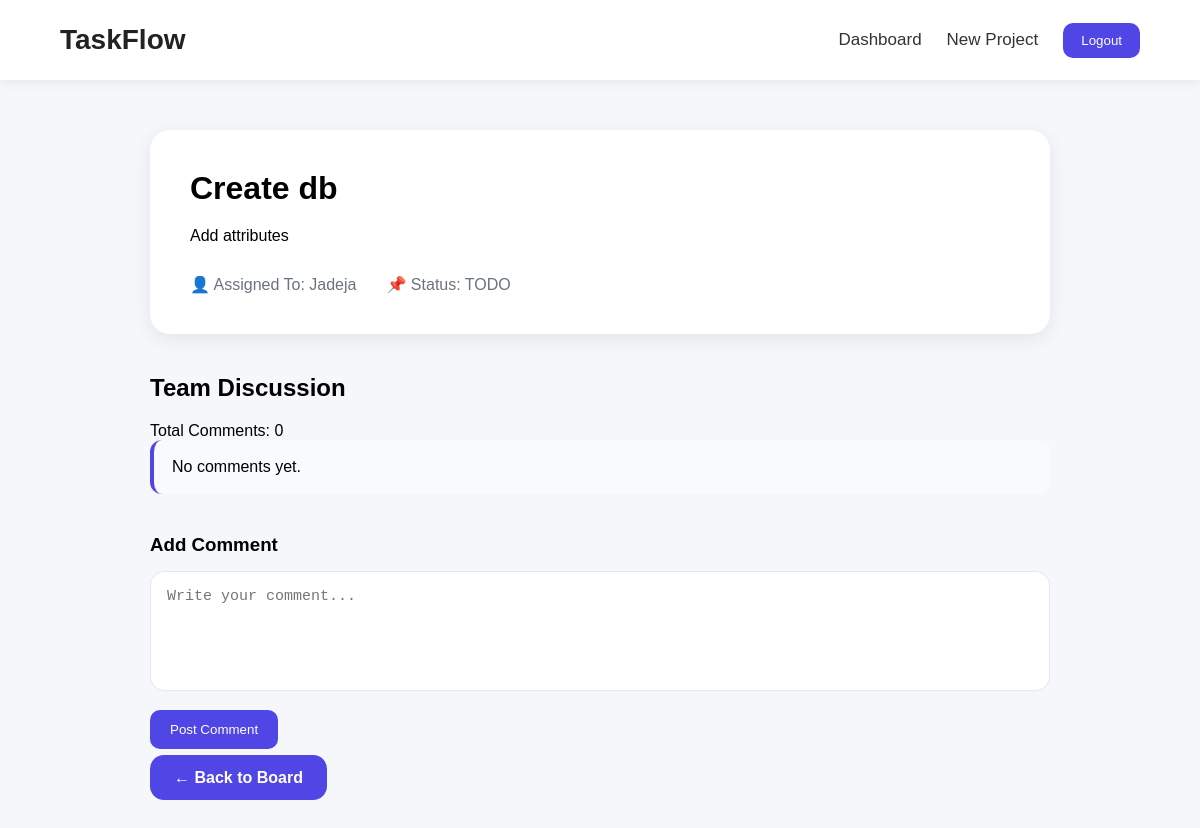
/task/1/ (signed in), run on an earlier commit of the app's database.
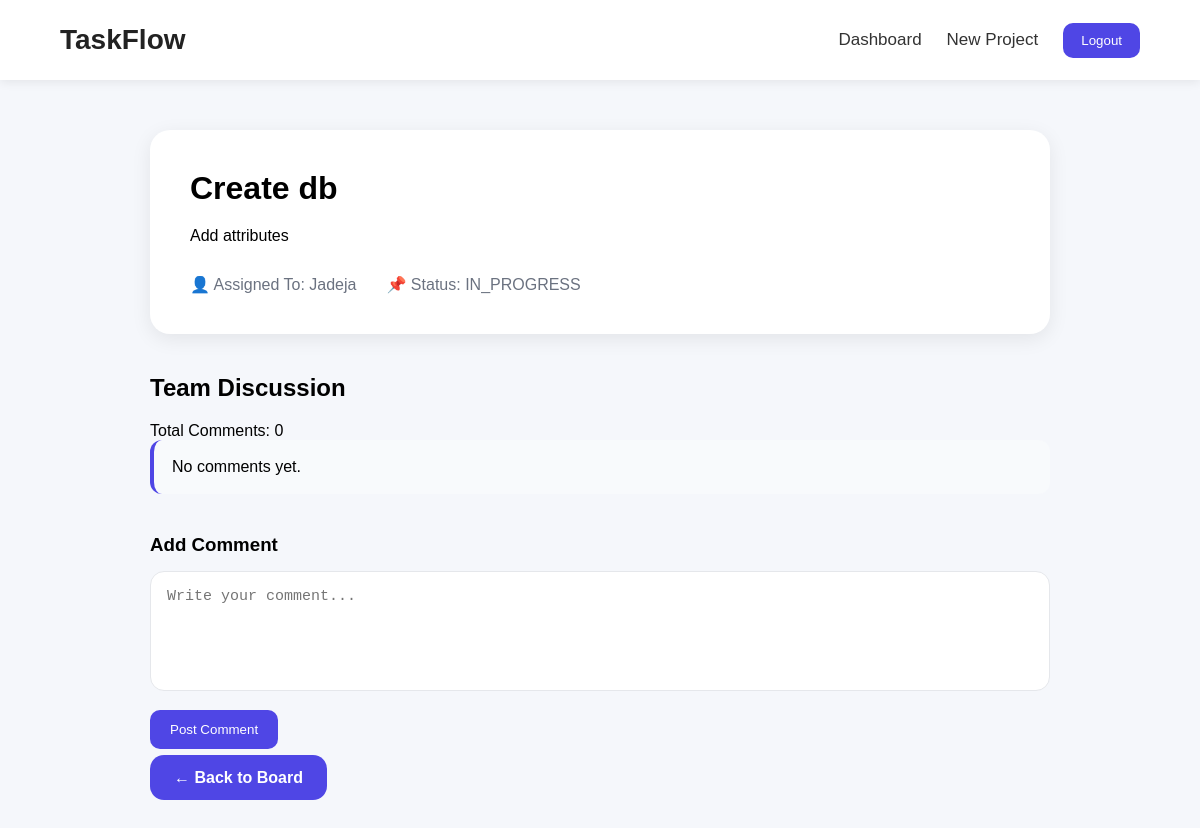
And on a later commit of the database.
### app/models.py (models this page shows, shortened)
class Task(models.Model):
    STATUS_CHOICES = [
        ('TODO', 'To Do'),
        ('IN_PROGRESS', 'In Progress'),
        ('DONE', 'Done'),
    ]
    project = models.ForeignKey(
        Project,
        on_delete=models.CASCADE
    )
    title = models.CharField(
        max_length=200
    )
    description = models.TextField()
    assigned_to = models.ForeignKey(
        User,
        on_delete=models.SET_NULL,
        null=True,
        blank=True
    )
    status = models.CharField(
        max_length=20,
        choices=STATUS_CHOICES,
        default='TODO'
    )
    created_at = models.DateTimeField(
        auto_now_add=True
    )

### app/views.py (the view)
# urls.py: path('task/<int:task_id>/',task_detail,name='task_detail'),
@login_required
def task_detail(request, task_id):
    task = Task.objects.get(
        id=task_id
    )
    comments = Comment.objects.filter(
        task=task
    ).order_by('created_at')
    return render(
        request,
        'task_detail.html',
        {
            'task': task,
            'comments': comments
        }
    )

### app/templates/task_detail.html (shortened to what this page needs)
{% extends 'base.html' %}
{% block content %}
<div class="task-detail-container">
    <div class="task-detail-card">
        <h1>{{ task.title }}</h1>
        <p>{{ task.description }}</p>
        <div class="task-meta">
            <p>
                👤 Assigned To:
                {% if task.assigned_to %}
                    {{ task.assigned_to.username }}
                {% else %}
                    Unassigned
                {% endif %}
            </p>
            <p>
                📌 Status:
                {{ task.status }}
            </p>
        </div>
    </div>
    <div class="comments-section">
        <h2>
            Team Discussion
        </h2>
        <p>
            Total Comments:
            {{ comments.count }}
        </p>
        {% for comment in comments %}
            <div class="comment-card">
                <strong>
                    {{ comment.user.username }}
                </strong>
                <span>
                    {{ comment.created_at|date:"d M Y H:i" }}
                </span>
                <p>
                    {{ comment.text }}
                </p>
            </div>
        {% empty %}
            <div class="comment-card">
                No comments yet.
            </div>
        {% endfor %}
    </div>
    <div class="comment-form">
        <h3>
            Add Comment
        </h3>
        <form method="POST"
              action="{% url 'add_comment' task.id %}">
            <textarea
                name="comment"
                placeholder="Write your comment..."
                required></textarea>
            <button type="submit">
                Post Comment
            </button>
        </form>
    </div>
    <div style="margin-top:20px;">
        <a href="{% url 'project_board' task.project.id %}"
           class="create-btn">
            ← Back to Board
        </a>
    </div>
</div>
{% endblock %}

What changed in the data, as far as the page shows it:
changed Task "Create db": status "TODO" → "IN_PROGRESS"
